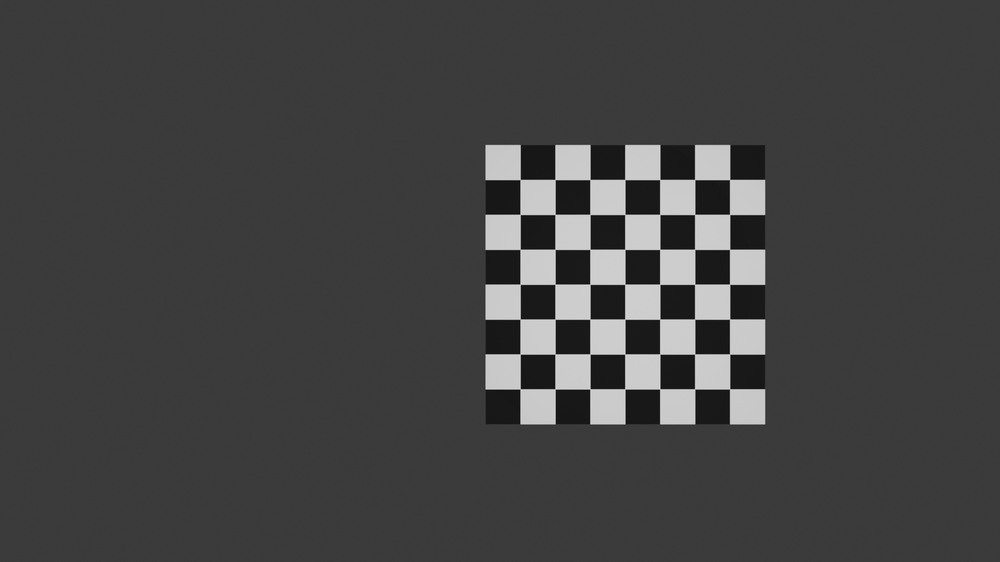
//> input picture testingImages/Calibration_Samples/calibrate1/LeftCamera.png, 1000 x 562 px, shrunk from 1920 x 1080 before the run
$ ./test_findChessboardCorners   (built with g++ and OpenCV 4)
//> lines starting //> are read from the running program, lines starting //| are printed output that depends on the picture
#include "calibration.hpp"
#include <opencv2/opencv.hpp>
#include <iostream>
#include <vector>
#include <string>
#include <chrono>
#include <filesystem>

class ChessboardCornersTester{
private:
    cv::Size boardSize;
    float squareSize;
public:
    //? Constructor
    ChessboardCornersTester(
        cv::Size board_Size,
        float square_Size
    ):boardSize(board_Size), squareSize(square_Size) {}
//> further down, image is the input picture: 562 rows x 1000 cols, CV_8UC3; mean B, G, R 66.6, 66.6, 66.6

    //? Test the findChessboardCorners function timeout
    bool testFindChessboardCornersWithTimeout(
        const cv::Mat& image,
        std::vector<cv::Point2f>& corners,
        int timeoutSeconds = 10
    ){
//> called with timeoutSeconds = 10
        std::cout<<"Testing findChessboardCorners function..."<<std::endl;
        std::cout<<"Image Size:"<<image.size()<<std::endl;
//| Image Size:[1000 x 562]
        std::cout<<"Image channels:"<<image.channels()<<std::endl;
//| Image channels:3
        std::cout<<"Board Size"<<boardSize<<std::endl;

        auto start = std::chrono::high_resolution_clock::now();
        // convert to grayscale if needed
        cv::Mat gray;
        if(image.channels() == 3){
            cv::cvtColor(image, gray, cv::COLOR_BGR2GRAY);
            std::cout << "Converted to grayscale" << std::endl;
        }
        else {
            gray = image.clone();
            std::cout << "Image already grayscale" << std::endl;
        }

        // Test different flag combinations
        std::vector<std::pair<std::string, int>> flagCombinations = {
            {"ADAPTIVE_THRESH | NORMALIZE_IMAGE | FAST_CHECK",
             cv::CALIB_CB_ADAPTIVE_THRESH | cv::CALIB_CB_NORMALIZE_IMAGE | cv::CALIB_CB_FAST_CHECK},
            {"ADAPTIVE_THRESH | NORMALIZE_IMAGE",
             cv::CALIB_CB_ADAPTIVE_THRESH | cv::CALIB_CB_NORMALIZE_IMAGE},
            {"ADAPTIVE_THRESH | FAST_CHECK",
             cv::CALIB_CB_ADAPTIVE_THRESH | cv::CALIB_CB_FAST_CHECK},
            {"ADAPTIVE_THRESH only",
             cv::CALIB_CB_ADAPTIVE_THRESH},
            {"NORMALIZE_IMAGE only",
             cv::CALIB_CB_NORMALIZE_IMAGE},
            {"FAST_CHECK only",
             cv::CALIB_CB_FAST_CHECK},
            {"No flags", 0}
        };

        bool foundAny = false;

        for (const auto& [flagName, flags] : flagCombinations) {
            std::cout << "\n--- Testing with flags: " << flagName << " ---" << std::endl;

            auto testStart = std::chrono::high_resolution_clock::now();

            corners.clear();
            bool found = cv::findChessboardCorners(gray, boardSize, corners, flags);

            auto testEnd = std::chrono::high_resolution_clock::now();
            auto duration = std::chrono::duration_cast<std::chrono::milliseconds>(testEnd - testStart);

            std::cout << "Result: " << (found ? "FOUND" : "NOT FOUND") << std::endl;
            std::cout << "Time taken: " << duration.count() << " ms" << std::endl;
            std::cout << "Corners detected: " << corners.size() << std::endl;

            if (found) {
                foundAny = true;
                std::cout << "✓ Success with flags: " << flagName << std::endl;

                // Test corner refinement
                auto refineStart = std::chrono::high_resolution_clock::now();
                cv::cornerSubPix(gray, corners, cv::Size(11, 11), cv::Size(-1, -1),
                               cv::TermCriteria(cv::TermCriteria::EPS + cv::TermCriteria::COUNT, 30, 0.1));
                auto refineEnd = std::chrono::high_resolution_clock::now();
                auto refineDuration = std::chrono::duration_cast<std::chrono::milliseconds>(refineEnd - refineStart);

                std::cout << "Corner refinement took: " << refineDuration.count() << " ms" << std::endl;
                break; // Stop at first successful detection
            }

            // Check if we're taking too long
            auto current = std::chrono::high_resolution_clock::now();
            auto totalDuration = std::chrono::duration_cast<std::chrono::seconds>(current - start);
            if (totalDuration.count() > timeoutSeconds) {
                std::cout << "\n⚠️ TIMEOUT: Test exceeded " << timeoutSeconds << " seconds" << std::endl;
                return false;
            }
        }
//> this loop made 1 pass
//> found on pass 1: true
//| Result: FOUND
//| Corners detected: 49

        auto end = std::chrono::high_resolution_clock::now();
        auto totalDuration = std::chrono::duration_cast<std::chrono::milliseconds>(end - start);
        std::cout << "\nTotal test time: " << totalDuration.count() << " ms" << std::endl;

        return foundAny;
    }

    // Test with image preprocessing
    bool testWithPreprocessing(const cv::Mat& image, std::vector<cv::Point2f>& corners) {
        std::cout << "\n=== Testing with preprocessing ===" << std::endl;

        cv::Mat processed;
        if (image.channels() == 3) {
            cv::cvtColor(image, processed, cv::COLOR_BGR2GRAY);
        } else {
            processed = image.clone();
        }

        // Test different preprocessing techniques
        std::vector<std::pair<std::string, cv::Mat>> preprocessedImages;

        // Original
        preprocessedImages.push_back({"Original", processed.clone()});
//> preprocessedImages = 1 item

        // Gaussian blur
        cv::Mat blurred;
        cv::GaussianBlur(processed, blurred, cv::Size(5, 5), 0);
        preprocessedImages.push_back({"Gaussian Blur", blurred});
//> preprocessedImages = 2 items

        // Histogram equalization
        cv::Mat equalized;
        cv::equalizeHist(processed, equalized);
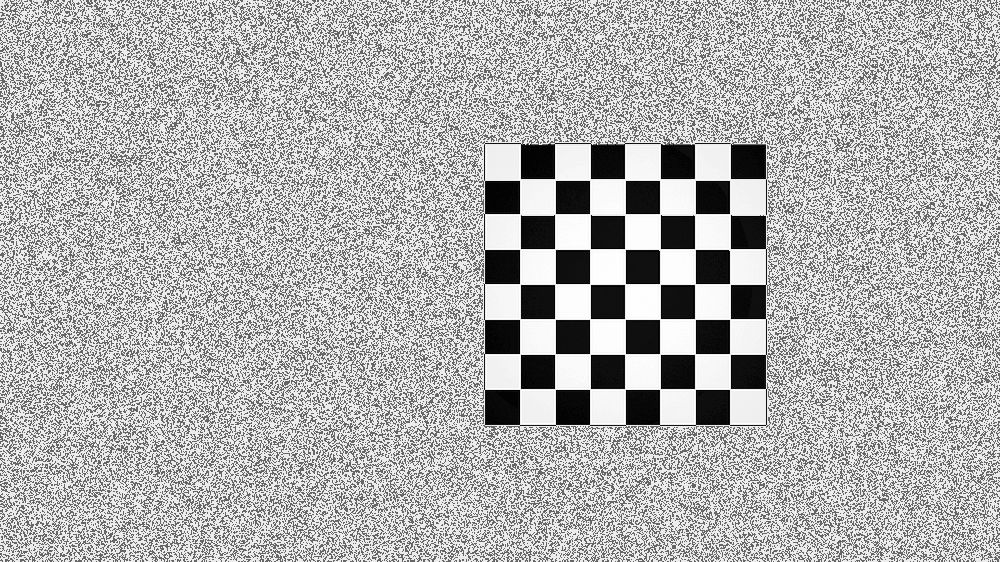
//> equalized: 562 rows x 1000 cols, CV_8UC1; min 0, max 255, mean 177.3
        preprocessedImages.push_back({"Histogram Equalized", equalized});
//> preprocessedImages = 3 items

        // Bilateral filter
        cv::Mat bilateral;
        cv::bilateralFilter(processed, bilateral, 9, 75, 75);
        preprocessedImages.push_back({"Bilateral Filter", bilateral});
//> preprocessedImages = 4 items

        // Contrast adjustment
        cv::Mat contrast;
        processed.convertTo(contrast, -1, 1.5, 0); // alpha=1.5 (contrast), beta=0 (brightness)
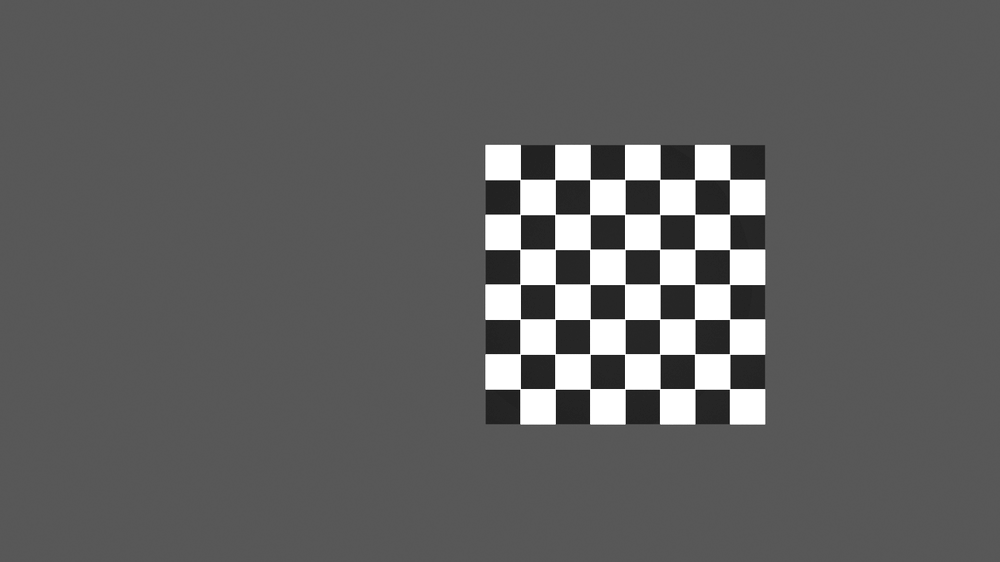
//> contrast: 562 rows x 1000 cols, CV_8UC1; min 8, max 255, mean 96.3
        preprocessedImages.push_back({"Enhanced Contrast", contrast});
//> preprocessedImages = 5 items

        bool foundAny = false;
        for (const auto& [name, img] : preprocessedImages) {
            std::cout << "\n--- Testing with: " << name << " ---" << std::endl;

            corners.clear();
            auto start = std::chrono::high_resolution_clock::now();

            bool found = cv::findChessboardCorners(img, boardSize, corners,
                cv::CALIB_CB_ADAPTIVE_THRESH | cv::CALIB_CB_NORMALIZE_IMAGE | cv::CALIB_CB_FAST_CHECK);

            auto end = std::chrono::high_resolution_clock::now();
            auto duration = std::chrono::duration_cast<std::chrono::milliseconds>(end - start);

            std::cout << "Result: " << (found ? "FOUND" : "NOT FOUND") << std::endl;
            std::cout << "Time: " << duration.count() << " ms" << std::endl;
            std::cout << "Corners: " << corners.size() << std::endl;

            if (found) {
                foundAny = true;
                std::cout << "✓ Success with preprocessing: " << name << std::endl;
            }
        }
//> this loop made 5 passes
//| --- Testing with: Original ---
//| ✓ Success with preprocessing: Original
//| --- Testing with: Gaussian Blur ---
//| ✓ Success with preprocessing: Gaussian Blur
//| --- Testing with: Histogram Equalized ---
//| ✓ Success with preprocessing: Histogram Equalized
//| --- Testing with: Bilateral Filter ---
//| ✓ Success with preprocessing: Bilateral Filter
//| --- Testing with: Enhanced Contrast ---
//| ✓ Success with preprocessing: Enhanced Contrast

        return foundAny;
    }

    // Visualize detection results
    void visualizeResults(const cv::Mat& image, const std::vector<cv::Point2f>& corners,
                         bool found, const std::string& windowName = "Chessboard Detection") {
        cv::Mat visualization = image.clone();

        if (found && !corners.empty()) {
            cv::drawChessboardCorners(visualization, boardSize, corners, found);
            std::cout << "✓ Visualization created with detected corners" << std::endl;
        } else {
            cv::putText(visualization, "No chessboard detected", cv::Point(50, 50),
                       cv::FONT_HERSHEY_SIMPLEX, 1, cv::Scalar(0, 0, 255), 2);
            std::cout << "✗ No corners to visualize" << std::endl;
        }

        // Save the visualization
        std::string filename = windowName + "_result.png";
        cv::imwrite(filename, visualization);
        std::cout << "Visualization saved as: " << filename << std::endl;

        cv::imshow(windowName, visualization);
        cv::waitKey(0);
        cv::destroyWindow(windowName);
    }
};

//? Test function that uses the Calibrator class
bool testCalibratorFindChessboardCorners(const std::string& imagePath,
                                        cv::Size boardSize,
                                        float squareSize) {
    std::cout << "\n=== Testing Calibrator::findChessboardCorners ===" << std::endl;
    std::cout << "Image: " << imagePath << std::endl;

    cv::Mat image = cv::imread(imagePath);
    if (image.empty()) {
        std::cerr << "✗ Could not load image: " << imagePath << std::endl;
        return false;
    }

//> (the run ends here: the program needs code that is not available in this run, at `Calibrator calibrator(boardSize, squareSize);`)
